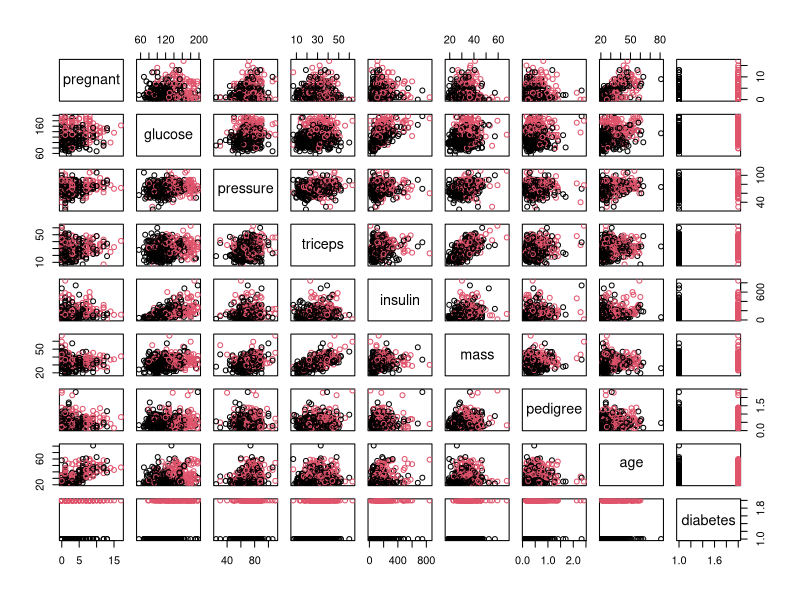
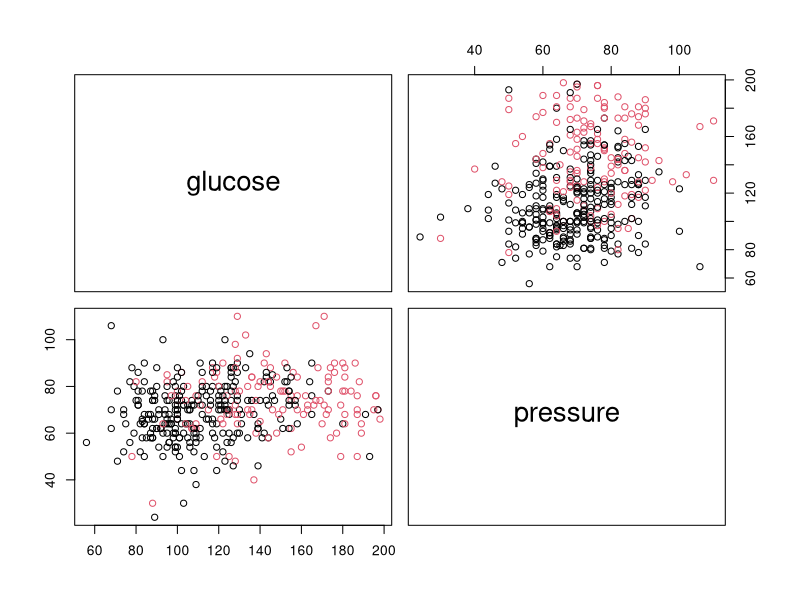

Source code (R) for these figures, in order: (Note: this script raises an error after producing the figures.)
## ---- chunk 1
library(tidyverse)
library(caret)
## ---- chunk 2
# Load the data
data("PimaIndiansDiabetes2", package = "mlbench")

# remove Nas
PimaIndiansDiabetes2 <- na.omit(PimaIndiansDiabetes2)

# Inspect the data
sample_n(PimaIndiansDiabetes2, 3)

# Covariance scatterplot Matrix. View how each variable varies with the rest as well as how the classes are distributed.
pairs(PimaIndiansDiabetes2, col=PimaIndiansDiabetes2$diabetes)

# plot two variables to see how many classes there are and if they are separable.
PimaIndiansDiabetes3=PimaIndiansDiabetes2[,c('glucose','pressure')]
pairs(PimaIndiansDiabetes3, col=PimaIndiansDiabetes2$diabetes)

# dim
dim(PimaIndiansDiabetes2)
## ---- chunk 3
# Estimate preprocessing parameters
preproc.param <- PimaIndiansDiabetes2 %>% 
  preProcess(method = c("center", "scale"))

# Transform the data using the estimated parameters
PimaIndiansDiabetes2_normalized <- preproc.param %>% predict(PimaIndiansDiabetes2)

## ---- chunk 4
set.seed(123)
training.samples <- PimaIndiansDiabetes2_normalized$diabetes %>% 
  createDataPartition(p = 0.8, list = FALSE)

train.data  <- PimaIndiansDiabetes2_normalized[training.samples, ]
test.data <- PimaIndiansDiabetes2_normalized[-training.samples, ]

## ---- chunk 5
# Fit the model on the training set
set.seed(123)

model <- train(
  diabetes ~., data = train.data, method = "svmRadial",
  trControl = trainControl("cv", number = 10),
  tuneLength = 10
  )
# Print the best tuning parameter sigma and C that
# maximizes model accuracy
model$bestTune
## ---- chunk 6
# Make predictions on the test data
predicted.classes <- model %>% predict(test.data)

# Compute model accuracy rate
mean(predicted.classes == test.data$diabetes)
